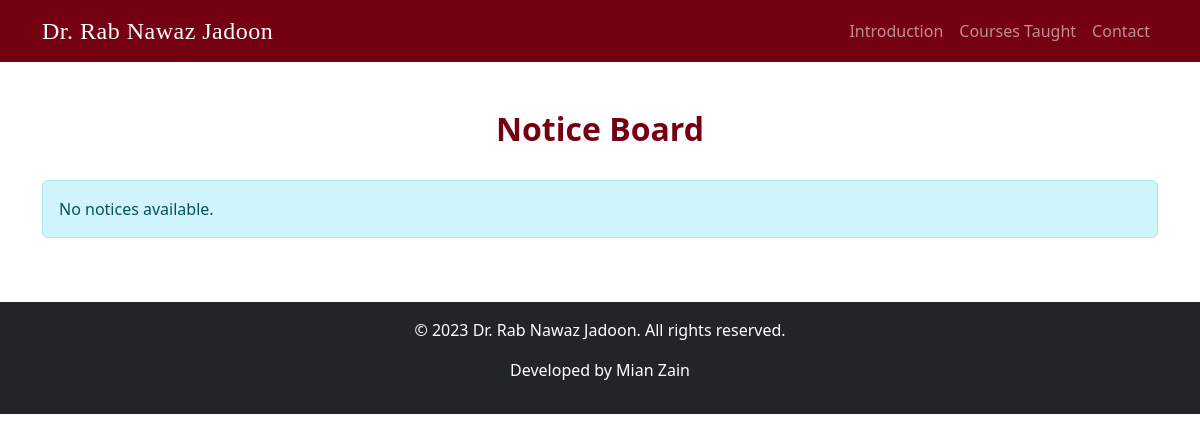
Page /notice-board/ on the earlier database version.
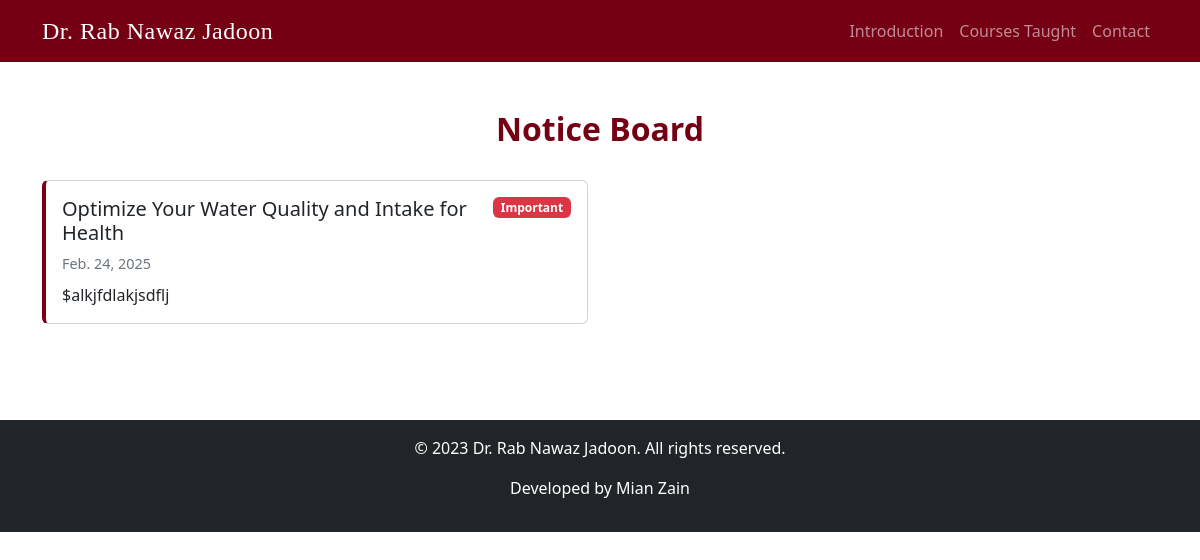
Same page on the later database version.
### core/models.py (models this page shows, shortened)
class Notice(models.Model):
    title = models.CharField(max_length=200)
    content = models.TextField()
    date = models.DateField(auto_now_add=True)
    important = models.BooleanField(default=False)
    class Meta:
        ordering = ['-date']

### core/views.py (the view)
# urls.py: path('notice-board/', views.notice_board, name='notice-board'),
def notice_board(request):
    notices = Notice.objects.all()
    return render(request, 'notices.html', {
        'notices': notices
    })

### core/templates/notices.html (shortened to what this page needs)
{% extends "base.html" %}
{% load static %}
{% block head %}
   <link rel="stylesheet" href="{% static "css/notices.css" %}">
{% endblock head %}
{% block content %}
    <section class="container my-5">
        <h1 class="section-header">Notice Board</h1>
        <div id="noticeList" class="row">
            {% if notices %}
                {% for notice in notices %}
                    <div class="col-md-6 mb-4">
                        <div class="card notice-card">
                            <div class="card-body">
                                <div class="d-flex justify-content-between align-items-start">
                                    <h5 class="card-title">{{ notice.title }}</h5>
                                    {% if notice %}
                                    <span class="badge bg-danger">Important</span>
                                    {% endif %}
                                </div>
                                <p class="notice-date mb-2">{{notice.date}}</p>
                                <p class="card-text">${{notice.content}}</p>
                            </div>
                        </div>
                    </div>
                {% endfor %}
            {% else %}
                <div class="col-12">
                    <div class="alert alert-info" role="alert">
                        No notices available.
                    </div>
                </div>
            {% endif %}
        </div>
    </section>
{% endblock content %}

### templates/base.html (shortened to what this page needs)
{% load static %}
<!DOCTYPE html>
<html lang="en">
<head>
    <link href="https://cdn.jsdelivr.net/npm/bootstrap@5.3.0/dist/css/bootstrap.min.css" rel="stylesheet">
    <link href="https://cdnjs.cloudflare.com/ajax/libs/font-awesome/6.0.0-beta3/css/all.min.css" rel="stylesheet">
    <link rel="stylesheet" href="https://site-assets.fontawesome.com/releases/v6.7.1/css/all.css">
    <link rel="stylesheet" href="https://site-assets.fontawesome.com/releases/v6.7.1/css/sharp-duotone-thin.css">
    <link rel="stylesheet" href="https://site-assets.fontawesome.com/releases/v6.7.1/css/sharp-duotone-solid.css">
    <link rel="stylesheet" href="https://site-assets.fontawesome.com/releases/v6.7.1/css/sharp-duotone-light.css">
    <link rel="stylesheet" href="https://site-assets.fontawesome.com/releases/v6.7.1/css/sharp-duotone-regular.css">
    <link rel="stylesheet" href="https://site-assets.fontawesome.com/releases/v6.7.1/css/sharp-thin.css">
    <link rel="stylesheet" href="https://site-assets.fontawesome.com/releases/v6.7.1/css/sharp-solid.css">
    <link rel="stylesheet" href="https://site-assets.fontawesome.com/releases/v6.7.1/css/sharp-regular.css">
    <link rel="stylesheet" href="https://site-assets.fontawesome.com/releases/v6.7.1/css/sharp-light.css">
    <link rel="stylesheet" href="https://site-assets.fontawesome.com/releases/v6.7.1/css/brands.css">
    <link rel="stylesheet" href="https://site-assets.fontawesome.com/releases/v6.7.1/css/brands.css">
    {% block head %}{% endblock head %}
</head>
<body>
    {% include 'includes/navbar.html' %}
    {% block content %}{% endblock content %}
    {% include 'includes/footer.html' %}
</body>
</html>

### templates/includes/navbar.html (shortened to what this page needs)
<nav class="navbar navbar-expand-lg navbar-dark" style="background-color: #750014;">
    <div class="container">
        <a class="navbar-brand" href="{% url "index" %}" style="font-family: 'Cormorant Garamond', serif; font-size: 1.5rem; letter-spacing: 0.5px; font-weight: 500;">Dr. Rab Nawaz Jadoon</a>
        <div class="collapse navbar-collapse" id="navbarNav">
            <ul class="navbar-nav ms-auto">
                <li class="nav-item">
                    <a class="nav-link {% if request.resolver_match.url_name == 'introduction' %}active{% endif %}" href="{% url "introduction" %}">Introduction</a>
                </li>
                <li class="nav-item">
                    <a class="nav-link {% if request.resolver_match.url_name == 'courses' %}active{% endif %}" href="{% url "courses" %}">Courses Taught</a>
                </li>
                <li class="nav-item">
                    <a class="nav-link {% if request.resolver_match.url_name == 'contact' %}active{% endif %}" href="{% url "contact" %}">Contact</a>
                </li>
            </ul>
        </div>
    </div>
</nav>

### templates/includes/footer.html
<footer class="bg-dark text-white text-center py-3">
    <div class="container">
        <p>&copy; 2023 Dr. Rab Nawaz Jadoon. All rights reserved.</p>
        <p>Developed by Mian Zain</p>
    </div>
</footer>

### core/static/css/notices.css (style rules this page uses)
.section-header { font-size: 2rem; font-weight: bold; color: #750014; text-align: center; margin-bottom: 2rem; }
.notice-card { border-left: 4px solid #750014; margin-bottom: 1.5rem; transition: transform 0.2s; }
.notice-date { color: #6c757d; font-size: 0.9rem; }

Differences in the rows shown:
added Notice: title "Optimize Your Water Quality and Intake for Health", date "Feb. 24, 2025", content "alkjfdlakjsdflj"
Other differences:
text no longer shown: "No notices available."
